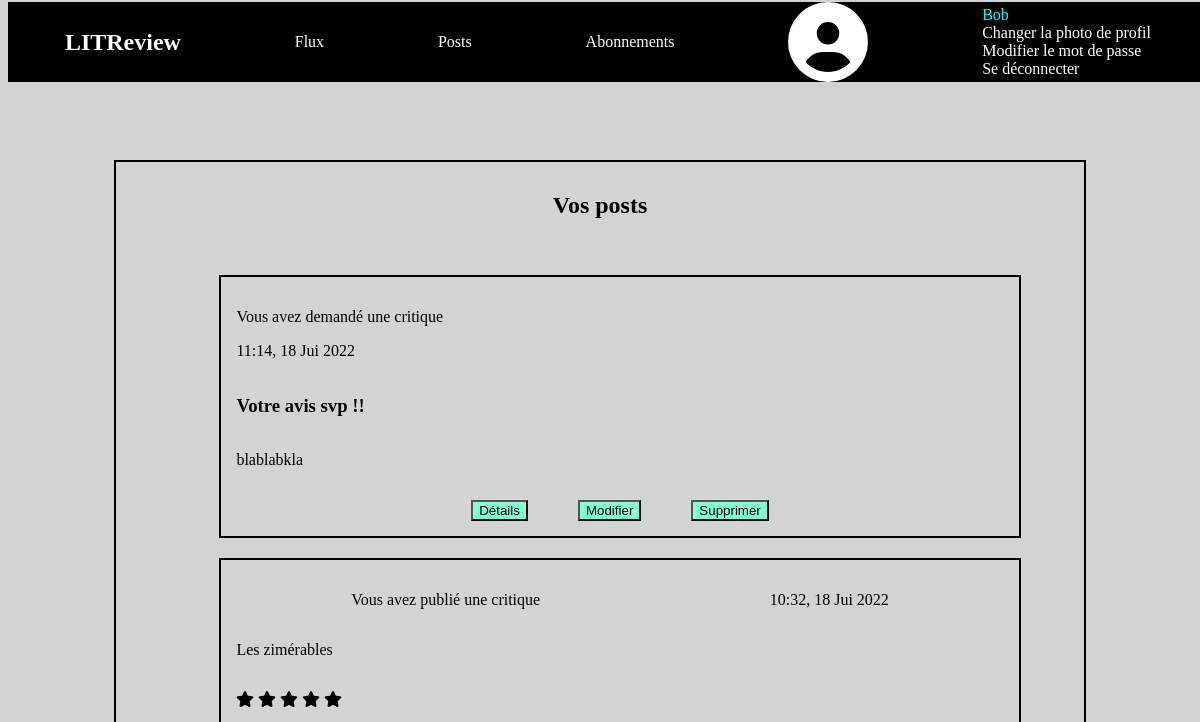
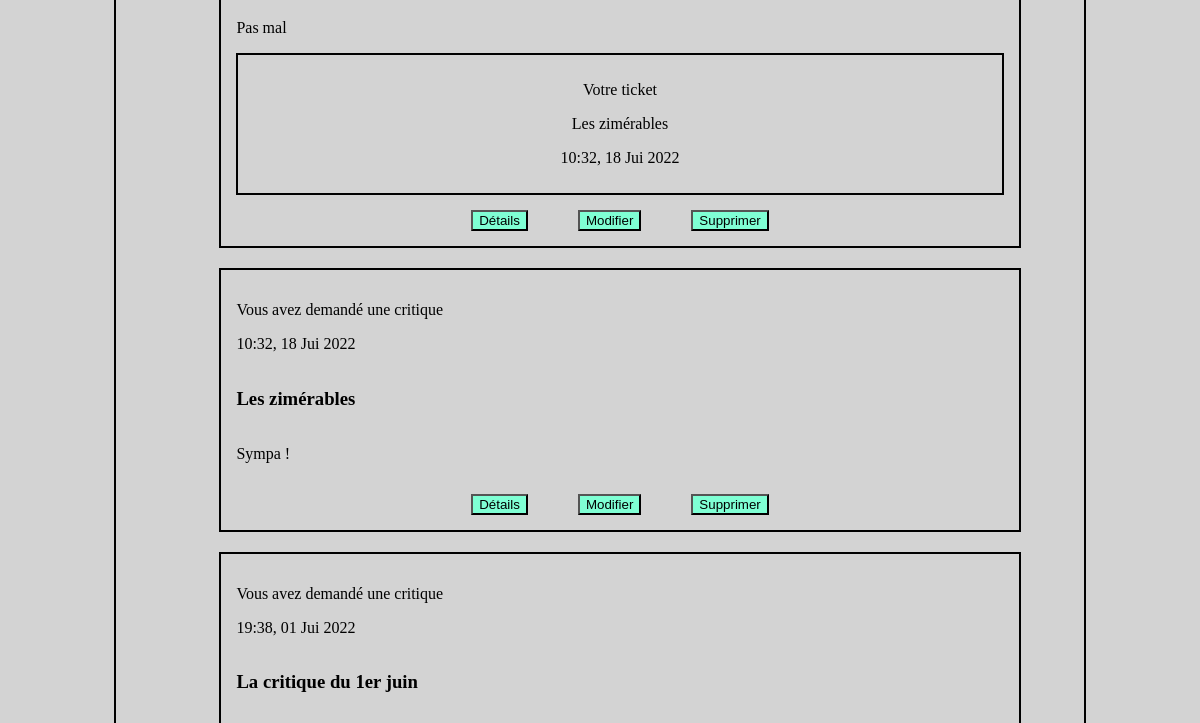
/posts/ (signed in, upper part), run on an earlier commit of the app's database (2 pictures, top to bottom).
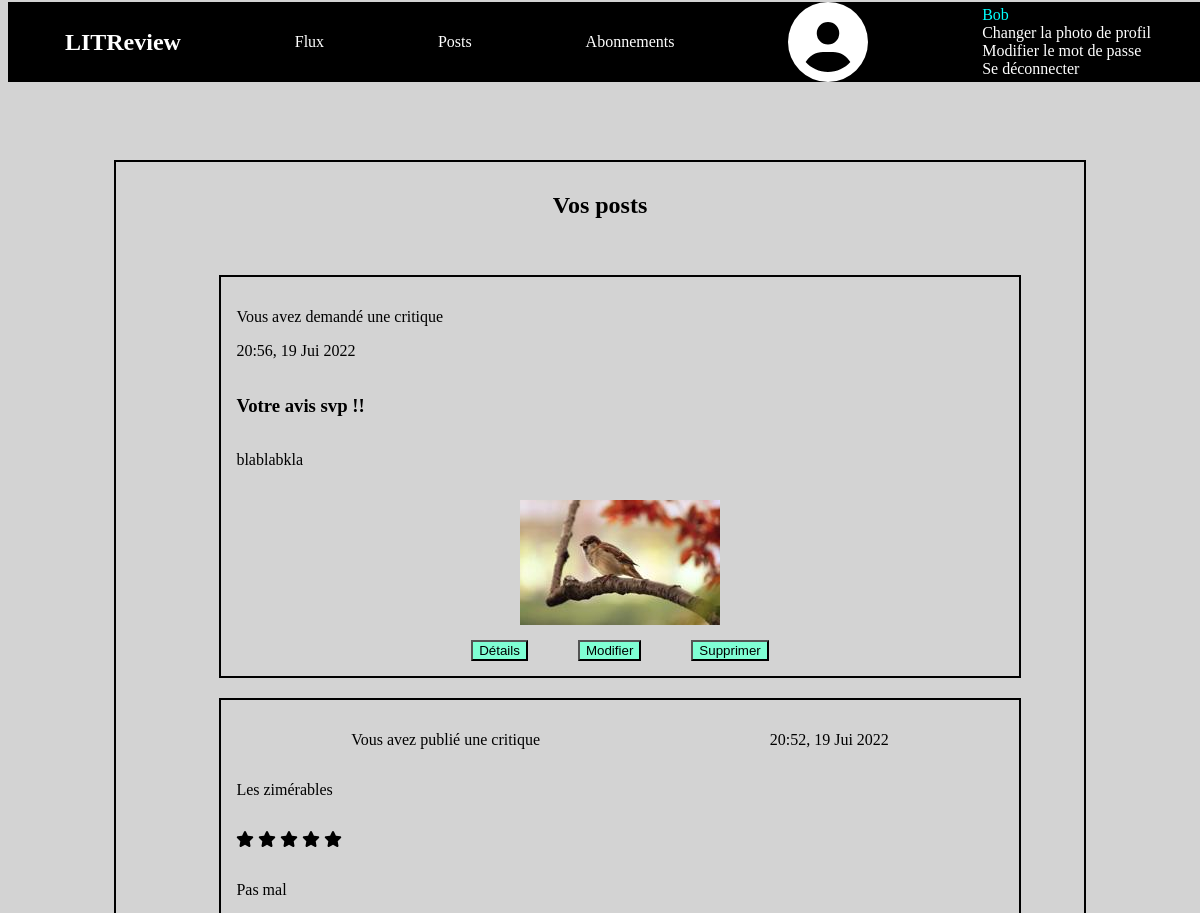
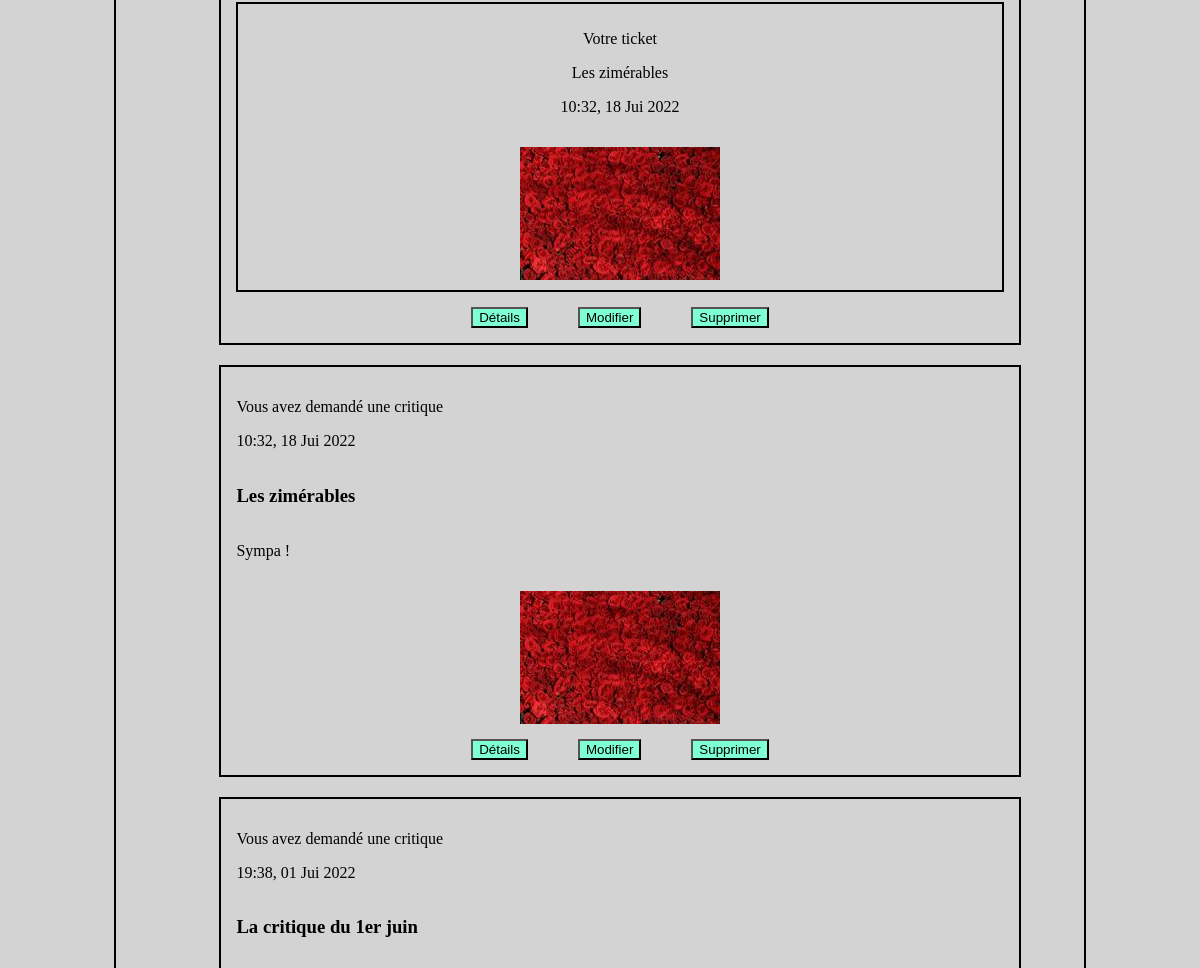
And on a later commit of the database (2 pictures, top to bottom).
### authentication/models.py (models this page shows)
class User(AbstractUser):
    profile_photo = models.ImageField(verbose_name='Photo de profil')

### critics/models.py (models this page shows, shortened)
class Ticket(models.Model):
    title = models.CharField(max_length=128)
    description = models.TextField(max_length=2048, blank=True)
    user = models.ForeignKey(
        to=settings.AUTH_USER_MODEL,
        on_delete=models.CASCADE)
    image = models.ImageField(null=True, blank=True)
    time_created = models.DateTimeField(auto_now_add=True)
    IMAGE_MAX_SIZE = (200, 200)

class Review(models.Model):
    ticket = models.ForeignKey(
        to=Ticket,
        on_delete=models.CASCADE,
        default=None)
    headline = models.CharField(max_length=128)
    rating = models.PositiveSmallIntegerField(
        validators=[MinValueValidator(0), MaxValueValidator(5)])
    body = models.TextField(max_length=8192, blank=True)
    user = models.ForeignKey(
        to=settings.AUTH_USER_MODEL, on_delete=models.CASCADE)
    time_created = models.DateTimeField(auto_now_add=True)

### critics/views.py (the view)
# urls.py: path('posts/', critics.views.posts,
@login_required()
def posts(request):
    reviews = Review.objects.filter(user=request.user)
    tickets = Ticket.objects.filter(user=request.user)
    tickets_and_reviews = sorted(
        chain(tickets, reviews),
        key=lambda instance: instance.time_created,
        reverse=True,
    )
    context = {
        "tickets_and_reviews": tickets_and_reviews,
    }
    return render(request, "critics/posts.html", context=context)

### critics/templatetags/critics_extras.py (called while the page is built)
@register.filter
def model_type(instance):
    return type(instance).__name__

@register.filter
def starring(instance):
    return "x"*instance.rating

@register.filter
def antistarring(instance):
    return "x"*(5-instance.rating)

@register.simple_tag(takes_context=True)
def get_instance_user(context, user):
    if user == context['instance'].user:
        return 'Vous avez'
    return f"{context['instance'].user} a"

@register.simple_tag(takes_context=True)
def get_ticket_author(context, user):
    if user == context['instance'].ticket.user:
        return 'Votre ticket'
    return f"Ticket de {context['instance'].ticket.user}"

### critics/templates/critics/posts.html (shortened to what this page needs)
{% extends '../base.html' %}
{% load critics_extras %}
{% block content %}
<section class="forms">
<h1>Vos posts</h1>
<ul>
    {% for instance in tickets_and_reviews %}
        {% if instance|model_type == "Ticket" %}
            <article class="ticket">
                <div class="top_ticket">
                    <p>{% get_instance_user user %} demandé une critique</p>
                    <p>{{ instance.time_created|date:"H:i, d M Y"  }}</p>
                </div>
                <h1>{{ instance.title }}</h1>
                <p>{{ instance.description|truncatechars:50 }}</p>
                {% if instance.image %}
                    <img class="ticket_image" src="{{ instance.image.url}}" alt="">
                {% endif %}
                <div class="post_management">
                    <button><a href="{% url 'ticket-read' instance.id %}">Détails</a></button>
                    <button><a href="{% url 'ticket-update' instance.id %}">Modifier</a></button>
                    <button><a href="{% url 'ticket-delete' instance.id %}">Supprimer</a></button>
                </div>
            </article>
        {% elif instance|model_type == "Review" %}
            <article class="review">
                <div class="author_and_date">
                    <p>{% get_instance_user user %}  publié une critique</p>
                    <p>{{ instance.time_created|date:"H:i, d M Y" }}</p>
                </div>
                <p>
                    {{ instance.headline }}
                </p>
                <p> {% for rating in instance|starring %}
                        <i class="fa-solid fa-star"></i>
                    {% endfor %}
                </p>
                <p>{{ instance.body|truncatechars:50 }}</p>
                <div class="review_ticket">
                    <p>{% get_ticket_author user %}</p>
                    <p> {{ instance.ticket.title }} </p>
                    <p>{{ instance.ticket.time_created|date:"H:i, d M Y" }}</p>
                    {% if instance.ticket.image %}
                        <img class="review_image" src="{{ instance.ticket.image.url}}" alt="">
                    {% endif %}
                </div>
                <div class="post_management">
                    <button><a href="{% url 'review-read' instance.id %}">Détails</a></button>
                    <button><a href="{% url 'review-update' instance.id %}">Modifier</a></button>
                    <button><a href="{% url 'review-delete' instance.id %}">Supprimer</a></button>
                </div>
            </article>
        {% endif %}
    {% endfor %}
</ul>
</section>
{% endblock %}

### templates/base.html (shortened to what this page needs)
{% load static %}
<html>
    <head>
        <link rel="stylesheet" href="{% static 'critics/styles.css' %}" />
    </head>
    <header>
        <nav> <h1>LITReview</h1>
            {% if user.is_authenticated %}
            <a href="/flux">Flux</a>
            <a href="/posts">Posts</a>
            <a href="/subscribe">Abonnements</a>
            <div>
                {% if request.user.profile_photo %}
                    <img class="profile-photo" src="{{ request.user.profile_photo.url }}" alt="">
                {% else %}
                    <i class="fa-solid fa-circle-user fa-5x"></i>
                {% endif %}
            </div>
            <div class="account_management">
                <div class="display_username">{{ request.user }}</div>
                <a href="{% url 'profile-photo' %}">Changer la photo de profil</a>
                <a href="{% url 'new_password' %}">Modifier le mot de passe</a>
                <a href="{% url 'logout' %}">Se déconnecter</a>
            </div>
        </nav>
        {% endif %}
    </header>
    <body>
        {% block content %}{% endblock %}
    </body>
</html>

### critics/static/critics/styles.css (style rules this page uses)
header { position:fixed; top:2px; height:80px; width:100%; }
body { margin-top:160px; display: flex; flex-direction: column; color: black; background-color: lightgrey; }
nav { display:flex; justify-content: space-around; align-items:center; background-color: black; color: white; }
nav a { color: white; text-decoration: none; }
.account_management { display:flex; flex-direction: column; }
.display_username { color:cyan; }
.forms { display: flex; flex-direction: column; align-items: center; margin: auto; border: 2px black solid; padding: 10px; width:80%; }
.forms ul { display: flex; flex-direction: column; width: 90%; align-items: center; }
.forms button { background-color: aquamarine; margin-left:50px; width:fit-content; }
.ticket, .review { display: flex; flex-direction: column; width: 90%; margin: auto; margin-top:20px; border: black 2px solid; padding: 15px; }
.review_ticket { text-align: center; border: black 2px solid; padding-left:30%; padding-right:30%; padding-top:10px; padding-bottom:10px; }
.author_and_date { display: flex; justify-content: space-around; }
article button, article a, article img { width: fit-content; align-self: center; margin-top:15px; }
article button a { text-decoration: none; color: black; }
.post_management { display: flex; justify-content: center; }
.post_management button { margin-left: 25px; margin-right: 25px; }

What changed in the data, as far as the page shows it:
changed Ticket "Votre avis svp !!": time_created "11:14, 18 Jui 2022" → "20:56, 19 Jui 2022"; image: picture added
changed Review "Les zimérables": time_created "10:32, 18 Jui 2022" → "20:52, 19 Jui 2022"; ticket.image: picture added
changed Ticket "Les zimérables": image: picture added
